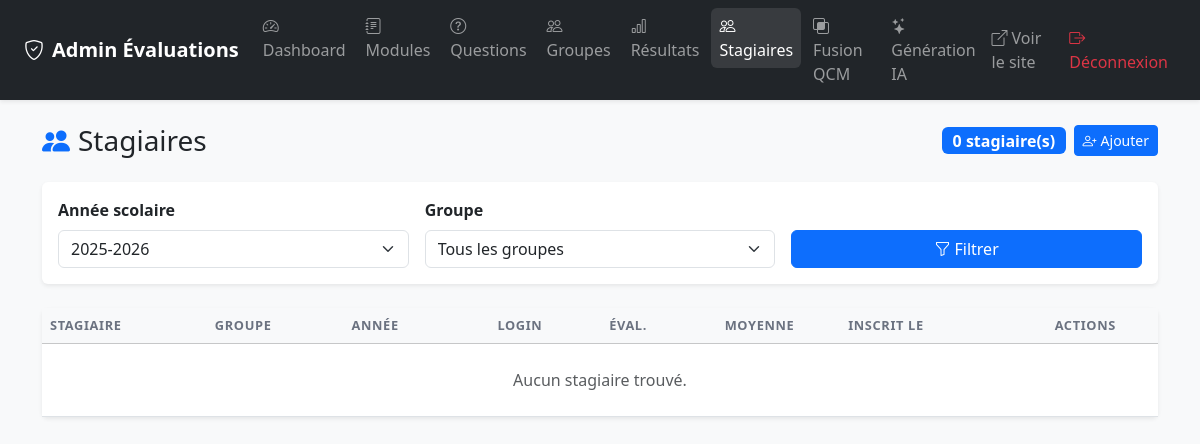
The page /admin/stagiaires.php (signed in) on the database as committed earlier.
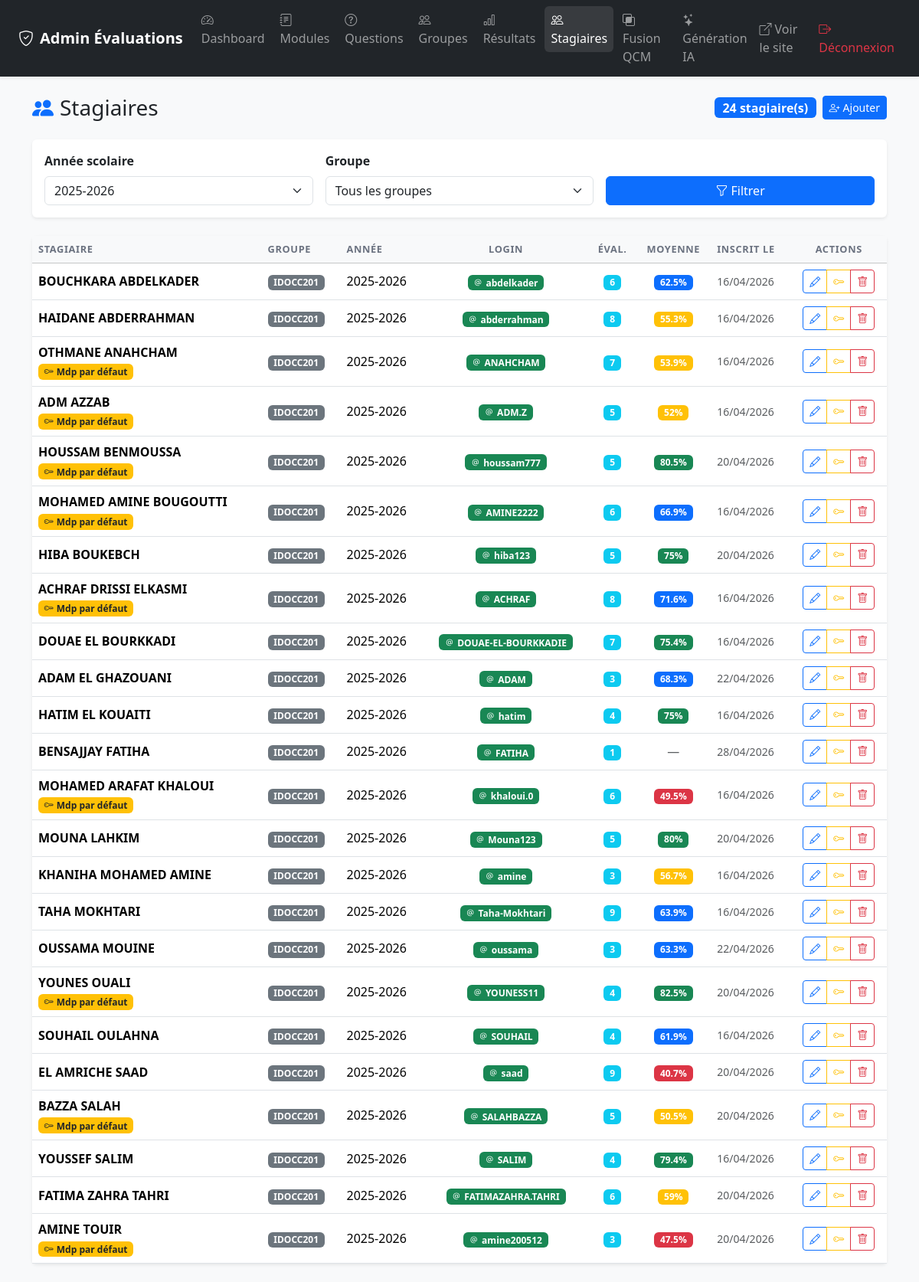
The same page on the database as committed later.
### tables this page shows
CREATE TABLE `stagiaires` (
  `id` int NOT NULL AUTO_INCREMENT,
  `nom` varchar(100) NOT NULL,
  `prenom` varchar(100) NOT NULL,
  `groupe_id` int NOT NULL,
  `annee_scolaire` varchar(20) NOT NULL DEFAULT '2025-2026',
  `login` varchar(100) DEFAULT NULL,
  `password_hash` varchar(255) DEFAULT NULL,
  `must_change_password` tinyint(1) NOT NULL DEFAULT '0',
  `created_at` timestamp NULL DEFAULT CURRENT_TIMESTAMP,
  PRIMARY KEY (`id`),
  UNIQUE KEY `login` (`login`),
  KEY `groupe_id` (`groupe_id`),
  CONSTRAINT `stagiaires_ibfk_1` FOREIGN KEY (`groupe_id`) REFERENCES `groupes` (`id`) ON DELETE CASCADE
);

CREATE TABLE `groupes` (
  `id` int NOT NULL AUTO_INCREMENT,
  `nom` varchar(100) NOT NULL,
  `created_at` timestamp NULL DEFAULT CURRENT_TIMESTAMP,
  PRIMARY KEY (`id`)
);

### includes/functions.php (called while the page is built, shortened)
<?php
function sanitize(string $str): string {
    return htmlspecialchars(trim($str), ENT_QUOTES, 'UTF-8');
}
function getMention(float $pourcentage): array {
    if ($pourcentage >= 75) return ['label' => 'Très bien', 'class' => 'success'];
    if ($pourcentage >= 60) return ['label' => 'Bien', 'class' => 'primary'];
    if ($pourcentage >= 50) return ['label' => 'Passable', 'class' => 'warning'];
    return ['label' => 'Insuffisant', 'class' => 'danger'];
}
function getStagiaires(?int $groupeId = null, ?string $annee = null): array {
    $pdo = getDB();
    $where = []; $params = [];
    if ($annee)    { $where[] = 's.annee_scolaire = ?'; $params[] = $annee; }
    $sql = "SELECT s.*, g.nom AS groupe_nom,
                COUNT(se.id) AS nb_evaluations,
                COALESCE(AVG(CASE WHEN se.statut='termine' THEN se.pourcentage END), NULL) AS moy_pourcentage
            FROM stagiaires s
            JOIN groupes g ON g.id = s.groupe_id
            LEFT JOIN sessions_eval se ON se.stagiaire_id = s.id
            " . ($where ? 'WHERE ' . implode(' AND ', $where) : '') . "
            GROUP BY s.id ORDER BY s.annee_scolaire DESC, g.nom, s.nom, s.prenom";
    $stmt = $pdo->prepare($sql);
    $stmt->execute($params);
    return $stmt->fetchAll();
}

### admin/stagiaires.php (the view, shortened to what the changed rows need)
<?php
require_once __DIR__ . '/../includes/functions.php';
$anneeActive = $_GET['annee'] ?? getAnneeCourante();
$groupeFiltre= isset($_GET['groupe_id']) ? (int)$_GET['groupe_id'] : null;
$stagiaires  = getStagiaires($groupeFiltre ?: null, $anneeActive ?: null);
?>
<!DOCTYPE html>
<html lang="fr">
<head>
    <link href="https://cdn.jsdelivr.net/npm/bootstrap@5.3.2/dist/css/bootstrap.min.css" rel="stylesheet">
    <link href="https://cdn.jsdelivr.net/npm/bootstrap-icons@1.11.3/font/bootstrap-icons.min.css" rel="stylesheet">
    <link href="../assets/css/style.css" rel="stylesheet">
</head>
<body class="bg-light">
<div class="container py-4">
    <div class="d-flex align-items-center justify-content-between mb-4">
        <h1 class="h3 mb-0"><i class="bi bi-people-fill me-2 text-primary"></i>Stagiaires</h1>
        <div class="d-flex gap-2 align-items-center">
            <span class="badge bg-primary fs-6"><?= count($stagiaires) ?> stagiaire(s)</span>
            <button class="btn btn-primary btn-sm" data-bs-toggle="modal" data-bs-target="#modalCreer">
                <i class="bi bi-person-plus me-1"></i>Ajouter
            </button>
        </div>
    </div>
    <div class="card border-0 shadow-sm">
        <div class="table-responsive">
            <table class="table table-hover align-middle mb-0">
                <thead class="table-light">
                    <tr>
                        <th>Stagiaire</th>
                        <th>Groupe</th>
                        <th>Année</th>
                        <th class="text-center">Login</th>
                        <th class="text-center">Éval.</th>
                        <th class="text-center">Moyenne</th>
                        <th>Inscrit le</th>
                        <th class="text-center">Actions</th>
                    </tr>
                </thead>
                <tbody>
                <?php if (empty($stagiaires)): ?>
                    <tr><td colspan="8" class="text-center text-muted py-4">Aucun stagiaire trouvé.</td></tr>
                <?php else: ?>
                    <?php foreach ($stagiaires as $s): ?>
                    <tr>
                        <td>
                            <div class="fw-semibold"><?= sanitize($s['prenom']) ?> <?= sanitize(strtoupper($s['nom'])) ?></div>
                            <?php if (!empty($s['must_change_password'])): ?>
                                <span class="badge bg-warning text-dark small"><i class="bi bi-key me-1"></i>Mdp par défaut</span>
                            <?php endif; ?>
                        </td>
                        <td><span class="badge bg-secondary"><?= sanitize($s['groupe_nom']) ?></span></td>
                        <td><?= sanitize($s['annee_scolaire']) ?></td>
                        <td class="text-center">
                            <?php if (!empty($s['login'])): ?>
                                <span class="badge bg-success"><i class="bi bi-at me-1"></i><?= sanitize($s['login']) ?></span>
                            <?php else: ?>
                                <span class="badge bg-light text-muted border">Sans compte</span>
                            <?php endif; ?>
                        </td>
                        <td class="text-center">
                            <?php if ($s['nb_evaluations'] > 0): ?>
                                <span class="badge bg-info"><?= $s['nb_evaluations'] ?></span>
                            <?php else: ?>
                                <span class="text-muted">—</span>
                            <?php endif; ?>
                        </td>
                        <td class="text-center">
                            <?php if ($s['moy_pourcentage'] !== null): ?>
                                <?php $mention = getMention((float)$s['moy_pourcentage']); ?>
                                <span class="badge bg-<?= $mention['class'] ?>"><?= round($s['moy_pourcentage'], 1) ?>%</span>
                            <?php else: ?>
                                <span class="text-muted">—</span>
                            <?php endif; ?>
                        </td>
                        <td class="text-muted small"><?= date('d/m/Y', strtotime($s['created_at'])) ?></td>
                        <td class="text-center">
                            <div class="btn-group btn-group-sm">
                                <button class="btn btn-outline-primary btn-modifier"
                                    data-id="<?= $s['id'] ?>"
                                    data-nom="<?= sanitize($s['nom']) ?>"
                                    data-prenom="<?= sanitize($s['prenom']) ?>"
                                    data-groupe="<?= $s['groupe_id'] ?>"
                                    data-annee="<?= sanitize($s['annee_scolaire']) ?>"
                                    data-login="<?= sanitize($s['login'] ?? '') ?>"
                                    title="Modifier"><i class="bi bi-pencil"></i>
                                </button>
                                <button class="btn btn-outline-warning btn-reset"
                                    data-id="<?= $s['id'] ?>"
                                    data-nom="<?= sanitize($s['prenom'] . ' ' . strtoupper($s['nom'])) ?>"
                                    title="Réinitialiser mot de passe"><i class="bi bi-key"></i>
                                </button>
                                <button class="btn btn-outline-danger btn-supprimer"
                                    data-id="<?= $s['id'] ?>"
                                    data-nom="<?= sanitize($s['prenom'] . ' ' . strtoupper($s['nom'])) ?>"
                                    data-nb="<?= (int)$s['nb_evaluations'] ?>"
                                    title="Supprimer"><i class="bi bi-trash"></i>
                                </button>
                            </div>
                        </td>
                    </tr>
                    <?php endforeach; ?>
                <?php endif; ?>
                </tbody>
            </table>
        </div>
    </div>
</div>
</body>
</html>

Rows that differ between the two databases and show on the page:
added stagiaires: prenom "BOUCHKARA", nom "ABDELKADER", groupe.nom "IDOCC201", annee_scolaire "2025-2026", login "abdelkader", nb_evaluations "6", moy_pourcentage "62.5", created_at "16/04/2026"
added stagiaires: prenom "HAIDANE", nom "ABDERRAHMAN", groupe.nom "IDOCC201", annee_scolaire "2025-2026", login "abderrahman", nb_evaluations "8", moy_pourcentage "55.3", created_at "16/04/2026"
added stagiaires: prenom "OTHMANE", nom "ANAHCHAM", must_change_password 1 (drawn), groupe.nom "IDOCC201", annee_scolaire "2025-2026", login "ANAHCHAM", nb_evaluations "7", moy_pourcentage "53.9", created_at "16/04/2026"
added stagiaires: prenom "ADM", nom "AZZAB", must_change_password 1 (drawn), groupe.nom "IDOCC201", annee_scolaire "2025-2026", login "ADM.Z", nb_evaluations "5", moy_pourcentage "52", created_at "16/04/2026"
added stagiaires: prenom "HOUSSAM", nom "BENMOUSSA", must_change_password 1 (drawn), groupe.nom "IDOCC201", annee_scolaire "2025-2026", login "houssam777", nb_evaluations "5", moy_pourcentage "80.5", created_at "20/04/2026"
added stagiaires: prenom "MOHAMED AMINE", nom "BOUGOUTTI", must_change_password 1 (drawn), groupe.nom "IDOCC201", annee_scolaire "2025-2026", login "AMINE2222", nb_evaluations "6", moy_pourcentage "66.9", created_at "16/04/2026"
added stagiaires: prenom "HIBA", nom "BOUKEBCH", groupe.nom "IDOCC201", annee_scolaire "2025-2026", login "hiba123", nb_evaluations "5", moy_pourcentage "75", created_at "20/04/2026"
added stagiaires: prenom "ACHRAF", nom "DRISSI ELKASMI", must_change_password 1 (drawn), groupe.nom "IDOCC201", annee_scolaire "2025-2026", login "ACHRAF", nb_evaluations "8", moy_pourcentage "71.6", created_at "16/04/2026"
added stagiaires: prenom "DOUAE", nom "EL BOURKKADI", groupe.nom "IDOCC201", annee_scolaire "2025-2026", login "DOUAE-EL-BOURKKADIE", nb_evaluations "7", moy_pourcentage "75.4", created_at "16/04/2026"
added stagiaires: prenom "ADAM", nom "EL GHAZOUANI", groupe.nom "IDOCC201", annee_scolaire "2025-2026", login "ADAM", nb_evaluations "3", moy_pourcentage "68.3", created_at "22/04/2026"
added stagiaires: prenom "HATIM", nom "EL KOUAITI", groupe.nom "IDOCC201", annee_scolaire "2025-2026", login "hatim", nb_evaluations "4", moy_pourcentage "75", created_at "16/04/2026"
added stagiaires: prenom "BENSAJJAY", nom "FATIHA", groupe.nom "IDOCC201", annee_scolaire "2025-2026", login "FATIHA", nb_evaluations "1", created_at "28/04/2026"
added stagiaires: prenom "MOHAMED ARAFAT", nom "KHALOUI", must_change_password 1 (drawn), groupe.nom "IDOCC201", annee_scolaire "2025-2026", login "khaloui.0", nb_evaluations "6", moy_pourcentage "49.5", created_at "16/04/2026"
added stagiaires: prenom "MOUNA", nom "LAHKIM", groupe.nom "IDOCC201", annee_scolaire "2025-2026", login "Mouna123", nb_evaluations "5", moy_pourcentage "80", created_at "20/04/2026"
added stagiaires: prenom "KHANIHA", nom "MOHAMED AMINE", groupe.nom "IDOCC201", annee_scolaire "2025-2026", login "amine", nb_evaluations "3", moy_pourcentage "56.7", created_at "16/04/2026"
added stagiaires: prenom "TAHA", nom "MOKHTARI", groupe.nom "IDOCC201", annee_scolaire "2025-2026", login "Taha-Mokhtari", nb_evaluations "9", moy_pourcentage "63.9", created_at "16/04/2026"
added stagiaires: prenom "OUSSAMA", nom "MOUINE", groupe.nom "IDOCC201", annee_scolaire "2025-2026", login "oussama", nb_evaluations "3", moy_pourcentage "63.3", created_at "22/04/2026"
added stagiaires: prenom "YOUNES", nom "OUALI", must_change_password 1 (drawn), groupe.nom "IDOCC201", annee_scolaire "2025-2026", login "YOUNESS11", nb_evaluations "4", moy_pourcentage "82.5", created_at "20/04/2026"
added stagiaires: prenom "SOUHAIL", nom "OULAHNA", groupe.nom "IDOCC201", annee_scolaire "2025-2026", login "SOUHAIL", nb_evaluations "4", moy_pourcentage "61.9", created_at "16/04/2026"
added stagiaires: prenom "EL AMRICHE", nom "SAAD", groupe.nom "IDOCC201", annee_scolaire "2025-2026", login "saad", nb_evaluations "9", moy_pourcentage "40.7", created_at "20/04/2026"
added stagiaires: prenom "BAZZA", nom "SALAH", must_change_password 1 (drawn), groupe.nom "IDOCC201", annee_scolaire "2025-2026", login "SALAHBAZZA", nb_evaluations "5", moy_pourcentage "50.5", created_at "20/04/2026"
added stagiaires: prenom "YOUSSEF", nom "SALIM", groupe.nom "IDOCC201", annee_scolaire "2025-2026", login "SALIM", nb_evaluations "4", moy_pourcentage "79.4", created_at "16/04/2026"
added stagiaires: prenom "FATIMA ZAHRA", nom "TAHRI", groupe.nom "IDOCC201", annee_scolaire "2025-2026", login "FATIMAZAHRA.TAHRI", nb_evaluations "6", moy_pourcentage "59", created_at "20/04/2026"
added stagiaires: prenom "AMINE", nom "TOUIR", must_change_password 1 (drawn), groupe.nom "IDOCC201", annee_scolaire "2025-2026", login "amine200512", nb_evaluations "3", moy_pourcentage "47.5", created_at "20/04/2026"
Other text that changed with them:
count($stagiaires): "0" → "24"
text no longer shown: "Aucun stagiaire trouvé."
